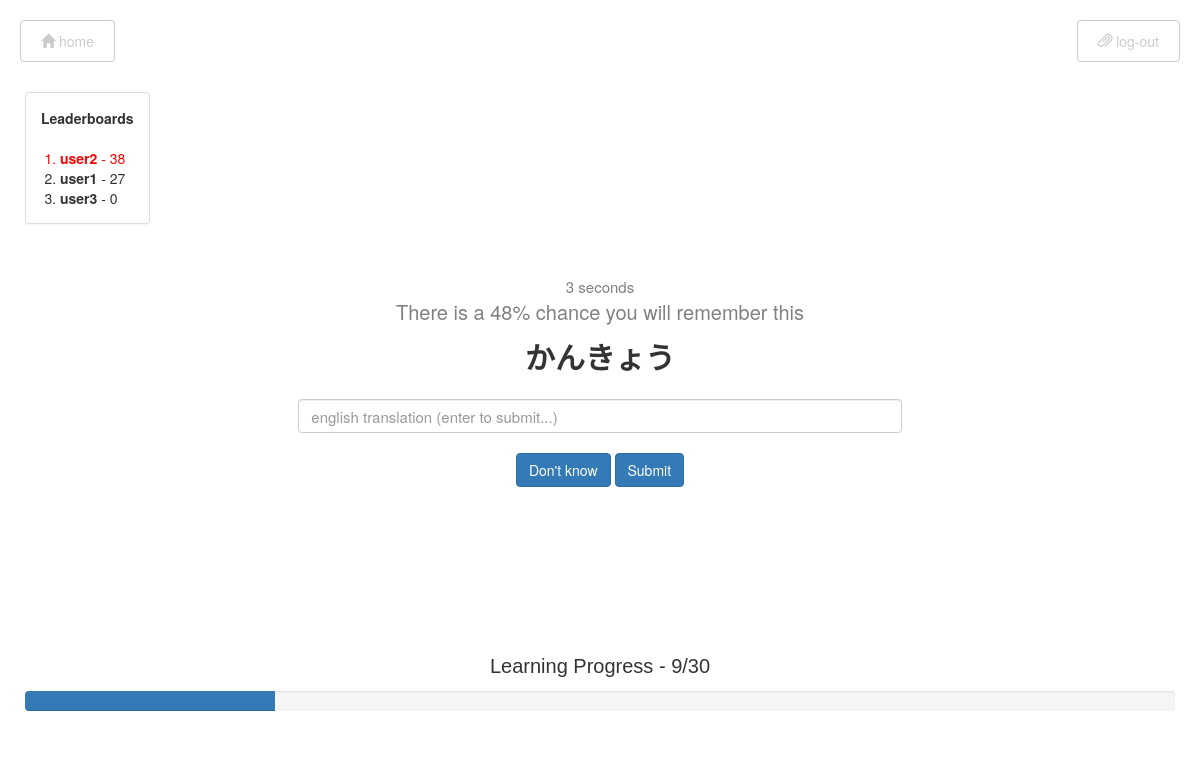
Page /flashcardcollection/2/learn/0?mode=normal (signed in) on the committed database.
### app/models/users.py (models this page shows, shortened)
class User(UserMixin, db.Model):
    __tablename__ = 'users'
    id = db.Column(db.Integer, primary_key=True)
    email = db.Column(db.String(64), unique=True, index=True)
    username = db.Column(db.String(64), unique=True, index=True)
    password_hash = db.Column(db.String(128))
    confirmed = db.Column(db.Boolean, default=True)
    avatar_hash = db.Column(db.String(32))
    member_since = db.Column(db.DateTime, default=datetime.utcnow)
    total_reps = db.Column(db.Integer, default=0)
    last_index = db.Column(db.Integer, default=0)
    score = db.Column(db.Integer, default=0)
    if DESIGN == 2:
        x = [str(randint(1,2)), '3']
    else:
        x = [str(i) for i in list(range(1,4))]
    shuffle(x)
    x = ['3','2']
    x = ','.join(x)
    scheduler_order = db.Column(db.String, default=x)
    set_num = db.Column(db.Integer, default=1)
    feedback_1 = db.Column(db.Text, default='')
    feedback_2 = db.Column(db.Text, default='')
    feedback_3 = db.Column(db.Text, default='')
    sequential_cycle = db.Column(db.Integer, default=1)
    started = db.Column(db.Integer, default=0)
    last_time = db.Column(db.Integer)
    collections = db.relationship('FlashcardCollection', backref='user', lazy='dynamic')
    @property
    def password(self):
        raise AttributeError('Password is not a readable Attribute')

### app/models/flashcard.py (models this page shows, shortened)
class Flashcard(db.Model):
    __tablename__ = 'flashcard'
    id = db.Column(db.Integer, primary_key=True)
    question = db.Column(db.Text)
    question_html = db.Column(db.Text)
    answer = db.Column(db.Text)
    answer_html = db.Column(db.Text)
    history = db.Column(db.Text, default='')
    time_history = db.Column(db.Text, default='0')
    last_time = db.Column(db.Integer, default=0)
    timestamps = db.Column(db.Text, default='')
    durations = db.Column(db.Text, default='')
    scheduler = db.Column(db.Integer, default = 1)
    test_answer = db.Column(db.Integer, default = -1)
    pre_answer = db.Column(db.Integer, default = -1)
    last_strength = db.Column(db.Integer, default = 0)
    introduced_history = db.Column(db.Text, default = '')
    actual_response = db.Column(db.Text, default = '')
    start_learn_time = db.Column(db.Integer)
    collection_id = db.Column(db.Integer, db.ForeignKey('flashcardcollection.id'))

### app/main/views.py (the view)
@main.route('/flashcardcollection/<int:id>/learn/<int:current>')
@login_required
def learn(id, current):
    def pclip(p):
        return min(max(p, 0.1), .9999)
    def hclip(h):
        return min(max(h, 1), 2000000)
    flashcardcollection = FlashcardCollection.query.get_or_404(id)
    flashcards = flashcardcollection.flashcards.all()
    mode = request.args.get('mode')
    sqlite_file = 'data-dev.sqlite'
    user_ids = []
    score = []
    conn = sqlite3.connect(sqlite_file)
    c = conn.cursor()
    for row in c.execute("SELECT rowid, * FROM users"):
        user_ids.append(row[3])
        score.append(row[-9])
    pre_dict = dict(zip(user_ids, score))
    leaderboards = dict(reversed(sorted(pre_dict.items(), key=lambda x:x[1])))
    total_repetitions = SESSION_LENGTH*REP_PER_MIN
    scheduler = 1
    repetitions_per_scheduler = round(total_repetitions/DESIGN)
    for i in range(len(flashcards)):
        if flashcards[i].history == '' or flashcards[i].last_time == 0:
            flashcard_generated[i+1] = 0
        else:
            history = [int(x) for x in flashcards[i].history.split(',')]
            correct = Counter(history)[1]
            wrong = Counter(history)[0]
            time_elapsed = int(datetime.datetime.now().strftime('%s')) - flashcards[i].last_time
            last_strength = flashcards[i].last_strength
            expo = 0.0
            if (len(history) > 1):
                for y in range(len(history)):
                    expo_incre = math.pow(0.8,y)
                    if list(reversed(history))[y] == 1.0:
                        expo += expo_incre
            else:
                expo = 0.0
            scaled_correct = math.sqrt(1.0+correct)
            scaled_wrong = math.sqrt(1.0 + wrong)
            scaled_expo = math.sqrt(1.0 + expo)
            h_power = (scaled_correct*WEIGHTS[0])+(scaled_wrong*WEIGHTS[1])+(scaled_expo*WEIGHTS[2])+WEIGHTS[3]
            h = hclip(math.pow(2, h_power))
            p = pclip(math.pow(2, (-time_elapsed)/h))
            flashcard_generated[i+1] = p
    learning_cards = copy.copy(flashcard_generated)
    new_cards = copy.copy(flashcard_generated)
    for i in range(len(flashcard_generated)):
        if flashcard_generated[i+1] == 0:
            learning_cards.pop(i+1)
        else:
            new_cards.pop(i+1)
    if current == 0:
        if len(learning_cards) == 0:
            if scheduler != 3:
                flashcard = flashcards[choice(list(new_cards.keys()))-1]
            else:
                flashcard = flashcards[0]
            current_user.last_index = flashcards.index(flashcard)
        else:
            index = min(learning_cards, key=learning_cards.get)
            difference = 0.5-learning_cards[index]
            if difference < -0.4 and len(new_cards) > 0:
                flashcard = flashcards[choice(list(new_cards.keys()))-1]
            else:
                flashcard = flashcards[index-1]
    else:
        flashcard = Flashcard.query.get_or_404(current)
    current_user.last_index = flashcards.index(flashcard)
    current_user.last_time = int(datetime.datetime.now().strftime('%s'))
    flashcard.start_learn_time = int(datetime.datetime.now().strftime('%s'))
    chance = round(round(flashcard_generated[flashcards.index(flashcard)+1],2)*100)-11
    overall_sum = sum(flashcard_generated.values())
    overall_len = len(flashcard_generated.values())
    seen = 0
    for i in range(len(flashcards)):
        if flashcard_generated[i+1] > 0:
            seen += 1
    time_left = SESSION_LENGTH - current_user.total_reps/7
    time_left = round(time_left,2)
    if flashcard.history == '' and flashcard.pre_answer != 1:
        return render_template('pretest.html', flashcard=flashcard, collection=flashcardcollection, overall_sum=overall_sum, overall_len=overall_len, seen=seen, time_left=time_left, leaderboards=leaderboards)
    return render_template('learn.html', flashcard=flashcard, collection=flashcardcollection, chance=chance, overall_sum=overall_sum, overall_len=overall_len, seen=seen, time_left=time_left, leaderboards=leaderboards)

### app/auth/views.py (called while the page is built)
@auth.before_app_request
def before_request():
    if current_user.is_authenticated:
        if not current_user.confirmed \
                and request.endpoint \
                and request.endpoint[:5] != 'auth.' \
                and request.endpoint != 'static':
            return redirect(url_for('auth.unconfirmed'))

### app/main/views.py (called while the page is built)
@main.after_app_request
def after_request(response):
    for query in get_debug_queries():
        if query.duration >= current_app.config['FLASHCARD_SLOW_DB_QUERY_TIME']:
            current_app.logger.warning(
                'Slow query: %s\nParameters: %s\nDuration: %fs\nContext: %s\n' %
                (query.statement, query.parameters, query.duration, query.context))
    return response

### app/models/users.py (called while the page is built)
@login_manager.user_loader
def load_user(user_id):
    return User.query.get(int(user_id))

### app/templates/learn.html (shortened to what this page needs)
{% extends "base.html" %}
{% block page_content %}
      <div class="panel panel-default" style="float:left; position:absolute">
        <div class="panel-body">
          <b>Leaderboards</b> <br></br>
          <ol style="text-align: left; margin: 0; padding-left:19px">
            {% for key in leaderboards.keys() %}
              {% if current_user.username == key %}
              <li class="red"><b>{{key}}</b> - {{leaderboards[key]}}</li>
              {% else %}
              <li><b>{{key}}</b> - {{leaderboards[key]}}</li>
              {% endif %}
            {% endfor %}
          </ol>
        </div>
      </div>
    <div class="learn_word_outer">
          <div class="learn_word_inner">
              <div>
                <div class="flashcard-body">
                  <div class="stopwatch" style="font-size:15px; font-weight:lighter; color:grey">
                      <span id="my-stopwatch"></span> seconds
                  </div>
                  <span style="font-size:20px; font-weight:lighter; color:grey">
                      {% if flashcard.history == '' %}
                          <p>Did you remember it? Type it below.</p>
                      {% else %}
                          <p>There is a {{chance}}% chance you will remember this</p>
                      {% endif %}
                  </span>
                  <p>{{ flashcard.question }}</p>
                </div>
              </div>
              <div class="row">
                  <div class="col-md-8 col-md-offset-2">
                      <input name="response" type="text" class="form-control" id="response" onkeydown="detect(event)" placeholder="english translation (enter to submit...)">
                  </div>
              </div>
              <div id="buttons">
                      <a onclick="showAnswer();"> <span class="btn btn-primary">Don't know</span></a>
                      <a onclick="showAnswer();"> <span class="btn btn-primary">Submit</span></a>
              </div>
          </div>
    </div>
<p style="font-size: 20px; font-family: helvetica; text-align: center">Learning Progress - {{seen}}/{{overall_len}}</p>
<div class="progress">
  <div class="progress-bar" role="progressbar" aria-valuenow="{{(overall_sum/overall_len)*100}}" aria-valuemin="0" aria-valuemax="100" style="width:{{(overall_sum/overall_len)*100}}%"></div>
</div>
{% endblock %}

### app/static/css/style.css (style rules this page uses)
.flashcard-body { text-align: center; padding: 10px; font-weight: bold; font-size: 30px; }
.red { color: red; }
#response { font-size:15px; }
.learn_word_outer { display: table-cell; width: 1170px; height: 70vh; vertical-align: middle; text-align: center; }
.learn_word_inner { display: inline-block; width: 80%; height: 200px; }
#buttons { margin-top: 20px; }

### rows in the picture
User: username "user2", username "38"
User: username "user1", username "27"
User: username "user3", username "0"
Flashcard: question "かんきょう"

### other values in the picture
{{ chance }} "48"
{{ seen }} "9"
{{ overall_len }} "30"
